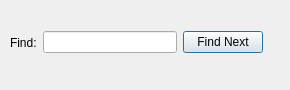
<?xml version="1.0" encoding="UTF-8"?>
<ui version="4.0">
 <class>Dialog</class>
 <widget class="QDialog" name="Dialog">
  <property name="geometry">
   <rect>
    <x>0</x>
    <y>0</y>
    <width>290</width>
    <height>90</height>
   </rect>
  </property>
  <property name="windowTitle">
   <string>Find</string>
  </property>
  <widget class="QWidget" name="">
   <property name="geometry">
    <rect>
     <x>10</x>
     <y>30</y>
     <width>253</width>
     <height>25</height>
    </rect>
   </property>
   <layout class="QHBoxLayout" name="horizontalLayout">
    <item>
     <widget class="QLabel" name="label">
      <property name="text">
       <string>Find:</string>
      </property>
     </widget>
    </item>
    <item>
     <widget class="QLineEdit" name="lineEdit"/>
    </item>
    <item>
     <widget class="QPushButton" name="pushButton">
      <property name="text">
       <string>Find Next</string>
      </property>
     </widget>
    </item>
   </layout>
  </widget>
 </widget>
 <resources/>
 <connections/>
</ui>
